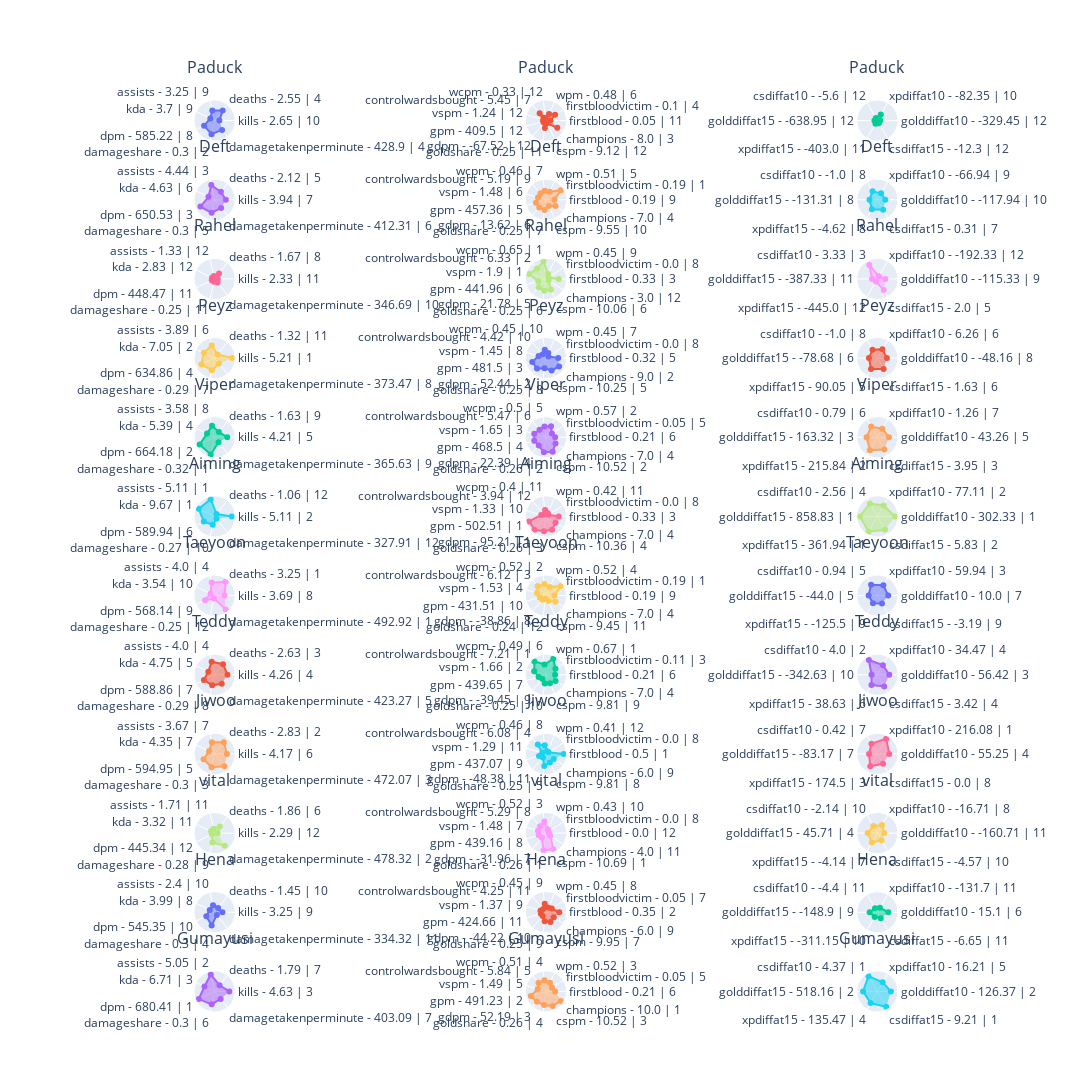

Notebook source saved alongside this figure:
### Code cell
position = positions[3]
df = players_stats.loc[players_stats.index.get_level_values(1) == position]

ROWS, COLUMNS = get_rows_columns(df, len(origin_columns))
min_value, max_value = 0, 1

fig = get_fig_subplots(df.index.get_level_values(0), ROWS, COLUMNS)
for i, player_name in enumerate(df.index.get_level_values(0)):
    for j, (key, cols) in enumerate(columns.items()):
        _df = df.loc[(player_name, position), cols]
        theta_list = get_theta_list(df, (player_name, position), origin_columns[key])

        fig.add_trace(
            go.Scatterpolar(r=_df, theta=theta_list, fill="toself", name=player_name),
            row=i + 1,
            col=j + 1,
        )

fig.update_layout(
    height=350 * ROWS, width=550 * COLUMNS, showlegend=False, title=dict(y=1)
)
fig.update_annotations(yshift=20)
fig.update_polars(
    radialaxis=dict(range=[min_value - 0.2, max_value + 0.2], visible=False)
)
fig.show()

### Figure 1 — Plotly figure (JSON) as saved in the notebook; plotly's stock layout.template omitted (floating-point values rounded to 4 significant figures)
{"data": [{"fill": "toself", "name": "Paduck", "r": [0.1246, 0.681, 0.5074, 0.1264, 0.595, 0.7476, 0.612], "subplot": "polar", "theta": ["kills - 2.65 | 10", "deaths - 2.55 | 4", "assists - 3.25 | 9", "kda - 3.7 | 9", "dpm - 585.22 | 8", "damageshare - 0.3 | 2", "damagetakenperminute - 428.9 | 4"], "type": "scatterpolar"}, {"fill": "toself", "name": "Paduck", "r": [0.1, 0.5333, 0.2976, 0, 0.461, 0, 0, 0, 0.3131, 0, 0.7143], "subplot": "polar2", "theta": ["firstblood - 0.05 | 11", "firstbloodvictim - 0.1 | 4", "wpm - 0.48 | 6", "wcpm - 0.33 | 12", "controlwardsbought - 5.45 | 7", "vspm - 1.24 | 12", "gpm - 409.5 | 12", "gdpm - -67.52 | 12", "goldshare - 0.25 | 11", "cspm - 9.12 | 12", "champions - 8.0 | 3"], "type": "scatterpolar"}, {"fill": "toself", "name": "Paduck", "r": [0, 0.2693, 0, 0, 0.05205, 0], "subplot": "polar3", "theta": ["golddiffat10 - -329.45 | 12", "xpdiffat10 - -82.35 | 10", "csdiffat10 - -5.6 | 12", "golddiffat15 - -638.95 | 12", "xpdiffat15 - -403.0 | 11", "csdiffat15 - -12.3 | 12"], "type": "scatterpolar"}, {"fill": "toself", "name": "Deft", "r": [0.5647, 0.4873, 0.8217, 0.2634, 0.8729, 0.713, 0.5115], "subplot": "polar4", "theta": ["kills - 3.94 | 7", "deaths - 2.12 | 5", "assists - 4.44 | 3", "kda - 4.63 | 6", "dpm - 650.53 | 3", "damageshare - 0.3 | 5", "damagetakenperminute - 412.31 | 6"], "type": "scatterpolar"}, {"fill": "toself", "name": "Deft", "r": [0.375, 1, 0.4052, 0.4241, 0.3806, 0.3675, 0.5145, 0.4986, 0.4996, 0.2708, 0.5714], "subplot": "polar5", "theta": ["firstblood - 0.19 | 9", "firstbloodvictim - 0.19 | 1", "wpm - 0.51 | 5", "wcpm - 0.46 | 7", "controlwardsbought - 5.19 | 9", "vspm - 1.48 | 6", "gpm - 457.36 | 5", "gdpm - 13.62 | 6", "goldshare - 0.25 | 7", "cspm - 9.55 | 10", "champions - 7.0 | 4"], "type": "scatterpolar"}, {"fill": "toself", "name": "Deft", "r": [0.3348, 0.307, 0.4615, 0.3389, 0.5457, 0.5863], "subplot": "polar6", "theta": ["golddiffat10 - -117.94 | 10", "xpdiffat10 - -66.94 | 9", "csdiffat10 - -1.0 | 8", "golddiffat15 - -131.31 | 8", "xpdiffat15 - -4.62 | 8", "csdiffat15 - 0.31 | 7"], "type": "scatterpolar"}, {"fill": "toself", "name": "Rahel", "r": [0.01628, 0.2785, 0, 0, 0.01332, 0.002228, 0.1138], "subplot": "polar7", "theta": ["kills - 2.33 | 11", "deaths - 1.67 | 8", "assists - 1.33 | 12", "kda - 2.83 | 12", "dpm - 448.47 | 11", "damageshare - 0.25 | 11", "damagetakenperminute - 346.69 | 10"], "type": "scatterpolar"}, {"fill": "toself", "name": "Rahel", "r": [0.6667, 0, 0.1587, 1.0, 0.7314, 1.0, 0.349, 0.5488, 0.6205, 0.6018, 0], "subplot": "polar8", "theta": ["firstblood - 0.33 | 3", "firstbloodvictim - 0.0 | 8", "wpm - 0.45 | 9", "wcpm - 0.65 | 1", "controlwardsbought - 6.33 | 2", "vspm - 1.9 | 1", "gpm - 441.96 | 6", "gdpm - 21.78 | 5", "goldshare - 0.25 | 6", "cspm - 10.06 | 6", "champions - 3.0 | 12"], "type": "scatterpolar"}, {"fill": "toself", "name": "Rahel", "r": [0.3389, 0, 0.8962, 0.168, 0, 0.6648], "subplot": "polar9", "theta": ["golddiffat10 - -115.33 | 9", "xpdiffat10 - -192.33 | 12", "csdiffat10 - 3.33 | 3", "golddiffat15 - -387.33 | 11", "xpdiffat15 - -445.0 | 12", "csdiffat15 - 2.0 | 5"], "type": "scatterpolar"}, {"fill": "toself", "name": "Peyz", "r": [1, 0.1186, 0.678, 0.6175, 0.8062, 0.6432, 0.2761], "subplot": "polar10", "theta": ["kills - 5.21 | 1", "deaths - 1.32 | 11", "assists - 3.89 | 6", "kda - 7.05 | 2", "dpm - 634.86 | 4", "damageshare - 0.29 | 7", "damagetakenperminute - 373.47 | 8"], "type": "scatterpolar"}, {"fill": "toself", "name": "Peyz", "r": [0.6316, 0, 0.1813, 0.3739, 0.1459, 0.3262, 0.774, 0.7372, 0.4946, 0.72, 0.8571], "subplot": "polar11", "theta": ["firstblood - 0.32 | 5", "firstbloodvictim - 0.0 | 8", "wpm - 0.45 | 7", "wcpm - 0.45 | 10", "controlwardsbought - 4.42 | 10", "vspm - 1.45 | 8", "gpm - 481.5 | 3", "gdpm - 52.44 | 2", "goldshare - 0.25 | 8", "cspm - 10.25 | 5", "champions - 9.0 | 2"], "type": "scatterpolar"}, {"fill": "toself", "name": "Peyz", "r": [0.4452, 0.4863, 0.4615, 0.3741, 0.6631, 0.6477], "subplot": "polar12", "theta": ["golddiffat10 - -48.16 | 8", "xpdiffat10 - 6.26 | 6", "csdiffat10 - -1.0 | 8", "golddiffat15 - -78.68 | 6", "xpdiffat15 - 90.05 | 5", "csdiffat15 - 1.63 | 6"], "type": "scatterpolar"}, {"fill": "toself", "name": "Viper", "r": [0.6581, 0.2625, 0.5944, 0.3742, 0.931, 1.0, 0.2286], "subplot": "polar13", "theta": ["kills - 4.21 | 5", "deaths - 1.63 | 9", "assists - 3.58 | 8", "kda - 5.39 | 4", "dpm - 664.18 | 2", "damageshare - 0.32 | 1", "damagetakenperminute - 365.63 | 9"], "type": "scatterpolar"}, {"fill": "toself", "name": "Viper", "r": [0.4211, 0.2807, 0.6246, 0.5395, 0.4682, 0.6312, 0.6343, 0.5525, 0.8293, 0.8922, 0.5714], "subplot": "polar14", "theta": ["firstblood - 0.21 | 6", "firstbloodvictim - 0.05 | 5", "wpm - 0.57 | 2", "wcpm - 0.5 | 5", "controlwardsbought - 5.47 | 6", "vspm - 1.65 | 3", "gpm - 468.5 | 4", "gdpm - 22.39 | 4", "goldshare - 0.26 | 2", "cspm - 10.52 | 2", "champions - 7.0 | 4"], "type": "scatterpolar"}, {"fill": "toself", "name": "Viper", "r": [0.5899, 0.474, 0.641, 0.5356, 0.8189, 0.7553], "subplot": "polar15", "theta": ["golddiffat10 - 43.26 | 5", "xpdiffat10 - 1.26 | 7", "csdiffat10 - 0.79 | 6", "golddiffat15 - 163.32 | 3", "xpdiffat15 - 215.84 | 2", "csdiffat15 - 3.95 | 3"], "type": "scatterpolar"}, {"fill": "toself", "name": "Aiming", "r": [0.966, 0, 1.0, 1, 0.6151, 0.3843, 0], "subplot": "polar16", "theta": ["kills - 5.11 | 2", "deaths - 1.06 | 12", "assists - 5.11 | 1", "kda - 9.67 | 1", "dpm - 589.94 | 6", "damageshare - 0.27 | 10", "damagetakenperminute - 327.91 | 12"], "type": "scatterpolar"}, {"fill": "toself", "name": "Aiming", "r": [0.6667, 0, 0.06214, 0.2336, 0, 0.1409, 1, 1, 0.8217, 0.7917, 0.5714], "subplot": "polar17", "theta": ["firstblood - 0.33 | 3", "firstbloodvictim - 0.0 | 8", "wpm - 0.42 | 11", "wcpm - 0.4 | 11", "controlwardsbought - 3.94 | 12", "vspm - 1.33 | 10", "gpm - 502.51 | 1", "gdpm - 95.21 | 1", "goldshare - 0.26 | 3", "cspm - 10.36 | 4", "champions - 7.0 | 4"], "type": "scatterpolar"}, {"fill": "toself", "name": "Aiming", "r": [1, 0.6597, 0.8181, 1, 1, 0.843], "subplot": "polar18", "theta": ["golddiffat10 - 302.33 | 1", "xpdiffat10 - 77.11 | 2", "csdiffat10 - 2.56 | 4", "golddiffat15 - 858.83 | 1", "xpdiffat15 - 361.94 | 1", "csdiffat15 - 5.83 | 2"], "type": "scatterpolar"}, {"fill": "toself", "name": "Taeyoon", "r": [0.4793, 1.0, 0.7059, 0.1032, 0.5224, 0, 1.0], "subplot": "polar19", "theta": ["kills - 3.69 | 8", "deaths - 3.25 | 1", "assists - 4.0 | 4", "kda - 3.54 | 10", "dpm - 568.14 | 9", "damageshare - 0.25 | 12", "damagetakenperminute - 492.92 | 1"], "type": "scatterpolar"}, {"fill": "toself", "name": "Taeyoon", "r": [0.375, 1, 0.4345, 0.5914, 0.6676, 0.4359, 0.2367, 0.1761, 0, 0.2077, 0.5714], "subplot": "polar20", "theta": ["firstblood - 0.19 | 9", "firstbloodvictim - 0.19 | 1", "wpm - 0.52 | 4", "wcpm - 0.52 | 2", "controlwardsbought - 6.12 | 3", "vspm - 1.53 | 4", "gpm - 431.51 | 10", "gdpm - -38.86 | 8", "goldshare - 0.24 | 12", "cspm - 9.45 | 11", "champions - 7.0 | 4"], "type": "scatterpolar"}, {"fill": "toself", "name": "Taeyoon", "r": [0.5373, 0.6177, 0.6558, 0.3972, 0.3959, 0.4236], "subplot": "polar21", "theta": ["golddiffat10 - 10.0 | 7", "xpdiffat10 - 59.94 | 3", "csdiffat10 - 0.94 | 5", "golddiffat15 - -44.0 | 5", "xpdiffat15 - -125.5 | 9", "csdiffat15 - -3.19 | 9"], "type": "scatterpolar"}, {"fill": "toself", "name": "Teddy", "r": [0.6761, 0.7182, 0.7059, 0.28, 0.6106, 0.538, 0.5779], "subplot": "polar22", "theta": ["kills - 4.26 | 4", "deaths - 2.63 | 3", "assists - 4.0 | 4", "kda - 4.75 | 5", "dpm - 588.86 | 7", "damageshare - 0.29 | 8", "damagetakenperminute - 423.27 | 5"], "type": "scatterpolar"}, {"fill": "toself", "name": "Teddy", "r": [0.4211, 0.5614, 1.0, 0.5065, 1.0, 0.6373, 0.3241, 0.1725, 0.4074, 0.4405, 0.5714], "subplot": "polar23", "theta": ["firstblood - 0.21 | 6", "firstbloodvictim - 0.11 | 3", "wpm - 0.67 | 1", "wcpm - 0.49 | 6", "controlwardsbought - 7.21 | 1", "vspm - 1.66 | 2", "gpm - 439.65 | 7", "gdpm - -39.45 | 9", "goldshare - 0.25 | 10", "cspm - 9.81 | 9", "champions - 7.0 | 4"], "type": "scatterpolar"}, {"fill": "toself", "name": "Teddy", "r": [0.6108, 0.5553, 0.963, 0.1978, 0.5993, 0.7309], "subplot": "polar24", "theta": ["golddiffat10 - 56.42 | 3", "xpdiffat10 - 34.47 | 4", "csdiffat10 - 4.0 | 2", "golddiffat15 - -342.63 | 10", "xpdiffat15 - 38.63 | 6", "csdiffat15 - 3.42 | 4"], "type": "scatterpolar"}, {"fill": "toself", "name": "Jiwoo", "r": [0.6431, 0.8101, 0.6176, 0.2222, 0.6365, 0.7285, 0.8736], "subplot": "polar25", "theta": ["kills - 4.17 | 6", "deaths - 2.83 | 2", "assists - 3.67 | 7", "kda - 4.35 | 7", "dpm - 594.95 | 5", "damageshare - 0.3 | 3", "damagetakenperminute - 472.07 | 3"], "type": "scatterpolar"}, {"fill": "toself", "name": "Jiwoo", "r": [1, 0, 0, 0.4029, 0.6549, 0.06959, 0.2964, 0.1176, 0.6296, 0.4422, 0.4286], "subplot": "polar26", "theta": ["firstblood - 0.5 | 1", "firstbloodvictim - 0.0 | 8", "wpm - 0.41 | 12", "wcpm - 0.46 | 8", "controlwardsbought - 6.08 | 4", "vspm - 1.29 | 11", "gpm - 437.07 | 9", "gdpm - -48.38 | 11", "goldshare - 0.25 | 5", "cspm - 9.81 | 8", "champions - 6.0 | 9"], "type": "scatterpolar"}, {"fill": "toself", "name": "Jiwoo", "r": [0.6089, 1, 0.6036, 0.3711, 0.7677, 0.5718], "subplot": "polar27", "theta": ["golddiffat10 - 55.25 | 4", "xpdiffat10 - 216.08 | 1", "csdiffat10 - 0.42 | 7", "golddiffat15 - -83.17 | 7", "xpdiffat15 - 174.5 | 3", "csdiffat15 - 0.0 | 8"], "type": "scatterpolar"}, {"fill": "toself", "name": "vital", "r": [0, 0.3653, 0.1008, 0.07178, 0, 0.4631, 0.9115], "subplot": "polar28", "theta": ["kills - 2.29 | 12", "deaths - 1.86 | 6", "assists - 1.71 | 11", "kda - 3.32 | 11", "dpm - 445.34 | 12", "damageshare - 0.28 | 9", "damagetakenperminute - 478.32 | 2"], "type": "scatterpolar"}, {"fill": "toself", "name": "vital", "r": [0, 0, 0.09261, 0.5911, 0.4107, 0.367, 0.3188, 0.2185, 1, 1.0, 0.1429], "subplot": "polar29", "theta": ["firstblood - 0.0 | 12", "firstbloodvictim - 0.0 | 8", "wpm - 0.43 | 10", "wcpm - 0.52 | 3", "controlwardsbought - 5.29 | 8", "vspm - 1.48 | 7", "gpm - 439.16 | 8", "gdpm - -31.96 | 7", "goldshare - 0.26 | 1", "cspm - 10.69 | 1", "champions - 4.0 | 11"], "type": "scatterpolar"}, {"fill": "toself", "name": "vital", "r": [0.2671, 0.43, 0.3468, 0.4571, 0.5463, 0.3593], "subplot": "polar30", "theta": ["golddiffat10 - -160.71 | 11", "xpdiffat10 - -16.71 | 8", "csdiffat10 - -2.14 | 10", "golddiffat15 - 45.71 | 4", "xpdiffat15 - -4.14 | 7", "csdiffat15 - -4.57 | 10"], "type": "scatterpolar"}, {"fill": "toself", "name": "Hena", "r": [0.3297, 0.1797, 0.2824, 0.1695, 0.4255, 0.7231, 0.03882], "subplot": "polar31", "theta": ["kills - 3.25 | 9", "deaths - 1.45 | 10", "assists - 2.4 | 10", "kda - 3.99 | 8", "dpm - 545.35 | 10", "damageshare - 0.3 | 4", "damagetakenperminute - 334.32 | 11"], "type": "scatterpolar"}, {"fill": "toself", "name": "Hena", "r": [0.7, 0.2667, 0.1629, 0.3893, 0.09355, 0.1928, 0.163, 0.1432, 0.417, 0.5274, 0.4286], "subplot": "polar32", "theta": ["firstblood - 0.35 | 2", "firstbloodvictim - 0.05 | 7", "wpm - 0.45 | 8", "wcpm - 0.45 | 9", "controlwardsbought - 4.25 | 11", "vspm - 1.37 | 9", "gpm - 424.66 | 11", "gdpm - -44.22 | 10", "goldshare - 0.25 | 9", "cspm - 9.95 | 7", "champions - 6.0 | 9"], "type": "scatterpolar"}, {"fill": "toself", "name": "Hena", "r": [0.5454, 0.1485, 0.1204, 0.3272, 0.1659, 0.2627], "subplot": "polar33", "theta": ["golddiffat10 - 15.1 | 6", "xpdiffat10 - -131.7 | 11", "csdiffat10 - -4.4 | 11", "golddiffat15 - -148.9 | 9", "xpdiffat15 - -311.15 | 10", "csdiffat15 - -6.65 | 11"], "type": "scatterpolar"}, {"fill": "toself", "name": "Gumayusi", "r": [0.8021, 0.3344, 0.9845, 0.5666, 1.0, 0.7023, 0.4556], "subplot": "polar34", "theta": ["kills - 4.63 | 3", "deaths - 1.79 | 7", "assists - 5.05 | 2", "kda - 6.71 | 3", "dpm - 680.41 | 1", "damageshare - 0.3 | 6", "damagetakenperminute - 403.09 | 7"], "type": "scatterpolar"}, {"fill": "toself", "name": "Gumayusi", "r": [0.4211, 0.2807, 0.4429, 0.563, 0.581, 0.387, 0.8787, 0.7356, 0.7307, 0.8896, 1.0], "subplot": "polar35", "theta": ["firstblood - 0.21 | 6", "firstbloodvictim - 0.05 | 5", "wpm - 0.52 | 3", "wcpm - 0.51 | 4", "controlwardsbought - 5.84 | 5", "vspm - 1.49 | 5", "gpm - 491.23 | 2", "gdpm - 52.19 | 3", "goldshare - 0.26 | 4", "cspm - 10.52 | 3", "champions - 10.0 | 1"], "type": "scatterpolar"}, {"fill": "toself", "name": "Gumayusi", "r": [0.7215, 0.5106, 1, 0.7725, 0.7193, 1], "subplot": "polar36", "theta": ["golddiffat10 - 126.37 | 2", "xpdiffat10 - 16.21 | 5", "csdiffat10 - 4.37 | 1", "golddiffat15 - 518.16 | 2", "xpdiffat15 - 135.47 | 4", "csdiffat15 - 9.21 | 1"], "type": "scatterpolar"}], "layout": {"annotations": [{"font": {"size": 16}, "showarrow": false, "text": "Paduck", "x": 0.1444, "xanchor": "center", "xref": "paper", "y": 1, "yanchor": "bottom", "yref": "paper", "yshift": 20}, {"font": {"size": 16}, "showarrow": false, "text": "Paduck", "x": 0.5, "xanchor": "center", "xref": "paper", "y": 1, "yanchor": "bottom", "yref": "paper", "yshift": 20}, {"font": {"size": 16}, "showarrow": false, "text": "Paduck", "x": 0.8556, "xanchor": "center", "xref": "paper", "y": 1, "yanchor": "bottom", "yref": "paper", "yshift": 20}, {"font": {"size": 16}, "showarrow": false, "text": "Deft", "x": 0.1444, "xanchor": "center", "xref": "paper", "y": 0.9132, "yanchor": "bottom", "yref": "paper", "yshift": 20}, {"font": {"size": 16}, "showarrow": false, "text": "Deft", "x": 0.5, "xanchor": "center", "xref": "paper", "y": 0.9132, "yanchor": "bottom", "yref": "paper", "yshift": 20}, {"font": {"size": 16}, "showarrow": false, "text": "Deft", "x": 0.8556, "xanchor": "center", "xref": "paper", "y": 0.9132, "yanchor": "bottom", "yref": "paper", "yshift": 20}, {"font": {"size": 16}, "showarrow": false, "text": "Rahel", "x": 0.1444, "xanchor": "center", "xref": "paper", "y": 0.8264, "yanchor": "bottom", "yref": "paper", "yshift": 20}, {"font": {"size": 16}, "showarrow": false, "text": "Rahel", "x": 0.5, "xanchor": "center", "xref": "paper", "y": 0.8264, "yanchor": "bottom", "yref": "paper", "yshift": 20}, {"font": {"size": 16}, "showarrow": false, "text": "Rahel", "x": 0.8556, "xanchor": "center", "xref": "paper", "y": 0.8264, "yanchor": "bottom", "yref": "paper", "yshift": 20}, {"font": {"size": 16}, "showarrow": false, "text": "Peyz", "x": 0.1444, "xanchor": "center", "xref": "paper", "y": 0.7396, "yanchor": "bottom", "yref": "paper", "yshift": 20}, {"font": {"size": 16}, "showarrow": false, "text": "Peyz", "x": 0.5, "xanchor": "center", "xref": "paper", "y": 0.7396, "yanchor": "bottom", "yref": "paper", "yshift": 20}, {"font": {"size": 16}, "showarrow": false, "text": "Peyz", "x": 0.8556, "xanchor": "center", "xref": "paper", "y": 0.7396, "yanchor": "bottom", "yref": "paper", "yshift": 20}, {"font": {"size": 16}, "showarrow": false, "text": "Viper", "x": 0.1444, "xanchor": "center", "xref": "paper", "y": 0.6528, "yanchor": "bottom", "yref": "paper", "yshift": 20}, {"font": {"size": 16}, "showarrow": false, "text": "Viper", "x": 0.5, "xanchor": "center", "xref": "paper", "y": 0.6528, "yanchor": "bottom", "yref": "paper", "yshift": 20}, {"font": {"size": 16}, "showarrow": false, "text": "Viper", "x": 0.8556, "xanchor": "center", "xref": "paper", "y": 0.6528, "yanchor": "bottom", "yref": "paper", "yshift": 20}, {"font": {"size": 16}, "showarrow": false, "text": "Aiming", "x": 0.1444, "xanchor": "center", "xref": "paper", "y": 0.566, "yanchor": "bottom", "yref": "paper", "yshift": 20}, {"font": {"size": 16}, "showarrow": false, "text": "Aiming", "x": 0.5, "xanchor": "center", "xref": "paper", "y": 0.566, "yanchor": "bottom", "yref": "paper", "yshift": 20}, {"font": {"size": 16}, "showarrow": false, "text": "Aiming", "x": 0.8556, "xanchor": "center", "xref": "paper", "y": 0.566, "yanchor": "bottom", "yref": "paper", "yshift": 20}, {"font": {"size": 16}, "showarrow": false, "text": "Taeyoon", "x": 0.1444, "xanchor": "center", "xref": "paper", "y": 0.4792, "yanchor": "bottom", "yref": "paper", "yshift": 20}, {"font": {"size": 16}, "showarrow": false, "text": "Taeyoon", "x": 0.5, "xanchor": "center", "xref": "paper", "y": 0.4792, "yanchor": "bottom", "yref": "paper", "yshift": 20}, {"font": {"size": 16}, "showarrow": false, "text": "Taeyoon", "x": 0.8556, "xanchor": "center", "xref": "paper", "y": 0.4792, "yanchor": "bottom", "yref": "paper", "yshift": 20}, {"font": {"size": 16}, "showarrow": false, "text": "Teddy", "x": 0.1444, "xanchor": "center", "xref": "paper", "y": 0.3924, "yanchor": "bottom", "yref": "paper", "yshift": 20}, {"font": {"size": 16}, "showarrow": false, "text": "Teddy", "x": 0.5, "xanchor": "center", "xref": "paper", "y": 0.3924, "yanchor": "bottom", "yref": "paper", "yshift": 20}, {"font": {"size": 16}, "showarrow": false, "text": "Teddy", "x": 0.8556, "xanchor": "center", "xref": "paper", "y": 0.3924, "yanchor": "bottom", "yref": "paper", "yshift": 20}, {"font": {"size": 16}, "showarrow": false, "text": "Jiwoo", "x": 0.1444, "xanchor": "center", "xref": "paper", "y": 0.3056, "yanchor": "bottom", "yref": "paper", "yshift": 20}, {"font": {"size": 16}, "showarrow": false, "text": "Jiwoo", "x": 0.5, "xanchor": "center", "xref": "paper", "y": 0.3056, "yanchor": "bottom", "yref": "paper", "yshift": 20}, {"font": {"size": 16}, "showarrow": false, "text": "Jiwoo", "x": 0.8556, "xanchor": "center", "xref": "paper", "y": 0.3056, "yanchor": "bottom", "yref": "paper", "yshift": 20}, {"font": {"size": 16}, "showarrow": false, "text": "vital", "x": 0.1444, "xanchor": "center", "xref": "paper", "y": 0.2188, "yanchor": "bottom", "yref": "paper", "yshift": 20}, {"font": {"size": 16}, "showarrow": false, "text": "vital", "x": 0.5, "xanchor": "center", "xref": "paper", "y": 0.2188, "yanchor": "bottom", "yref": "paper", "yshift": 20}, {"font": {"size": 16}, "showarrow": false, "text": "vital", "x": 0.8556, "xanchor": "center", "xref": "paper", "y": 0.2188, "yanchor": "bottom", "yref": "paper", "yshift": 20}, {"font": {"size": 16}, "showarrow": false, "text": "Hena", "x": 0.1444, "xanchor": "center", "xref": "paper", "y": 0.1319, "yanchor": "bottom", "yref": "paper", "yshift": 20}, {"font": {"size": 16}, "showarrow": false, "text": "Hena", "x": 0.5, "xanchor": "center", "xref": "paper", "y": 0.1319, "yanchor": "bottom", "yref": "paper", "yshift": 20}, {"font": {"size": 16}, "showarrow": false, "text": "Hena", "x": 0.8556, "xanchor": "center", "xref": "paper", "y": 0.1319, "yanchor": "bottom", "yref": "paper", "yshift": 20}, {"font": {"size": 16}, "showarrow": false, "text": "Gumayusi", "x": 0.1444, "xanchor": "center", "xref": "paper", "y": 0.04514, "yanchor": "bottom", "yref": "paper", "yshift": 20}, {"font": {"size": 16}, "showarrow": false, "text": "Gumayusi", "x": 0.5, "xanchor": "center", "xref": "paper", "y": 0.04514, "yanchor": "bottom", "yref": "paper", "yshift": 20}, {"font": {"size": 16}, "showarrow": false, "text": "Gumayusi", "x": 0.8556, "xanchor": "center", "xref": "paper", "y": 0.04514, "yanchor": "bottom", "yref": "paper", "yshift": 20}], "height": 4200, "polar": {"domain": {"x": [0, 0.2889], "y": [0.9549, 1]}, "radialaxis": {"range": [-0.2, 1.2], "visible": false}}, "polar10": {"domain": {"x": [0, 0.2889], "y": [0.6944, 0.7396]}, "radialaxis": {"range": [-0.2, 1.2], "visible": false}}, "polar11": {"domain": {"x": [0.3556, 0.6444], "y": [0.6944, 0.7396]}, "radialaxis": {"range": [-0.2, 1.2], "visible": false}}, "polar12": {"domain": {"x": [0.7111, 1], "y": [0.6944, 0.7396]}, "radialaxis": {"range": [-0.2, 1.2], "visible": false}}, "polar13": {"domain": {"x": [0, 0.2889], "y": [0.6076, 0.6528]}, "radialaxis": {"range": [-0.2, 1.2], "visible": false}}, "polar14": {"domain": {"x": [0.3556, 0.6444], "y": [0.6076, 0.6528]}, "radialaxis": {"range": [-0.2, 1.2], "visible": false}}, "polar15": {"domain": {"x": [0.7111, 1], "y": [0.6076, 0.6528]}, "radialaxis": {"range": [-0.2, 1.2], "visible": false}}, "polar16": {"domain": {"x": [0, 0.2889], "y": [0.5208, 0.566]}, "radialaxis": {"range": [-0.2, 1.2], "visible": false}}, "polar17": {"domain": {"x": [0.3556, 0.6444], "y": [0.5208, 0.566]}, "radialaxis": {"range": [-0.2, 1.2], "visible": false}}, "polar18": {"domain": {"x": [0.7111, 1], "y": [0.5208, 0.566]}, "radialaxis": {"range": [-0.2, 1.2], "visible": false}}, "polar19": {"domain": {"x": [0, 0.2889], "y": [0.434, 0.4792]}, "radialaxis": {"range": [-0.2, 1.2], "visible": false}}, "polar2": {"domain": {"x": [0.3556, 0.6444], "y": [0.9549, 1]}, "radialaxis": {"range": [-0.2, 1.2], "visible": false}}, "polar20": {"domain": {"x": [0.3556, 0.6444], "y": [0.434, 0.4792]}, "radialaxis": {"range": [-0.2, 1.2], "visible": false}}, "polar21": {"domain": {"x": [0.7111, 1], "y": [0.434, 0.4792]}, "radialaxis": {"range": [-0.2, 1.2], "visible": false}}, "polar22": {"domain": {"x": [0, 0.2889], "y": [0.3472, 0.3924]}, "radialaxis": {"range": [-0.2, 1.2], "visible": false}}, "polar23": {"domain": {"x": [0.3556, 0.6444], "y": [0.3472, 0.3924]}, "radialaxis": {"range": [-0.2, 1.2], "visible": false}}, "polar24": {"domain": {"x": [0.7111, 1], "y": [0.3472, 0.3924]}, "radialaxis": {"range": [-0.2, 1.2], "visible": false}}, "polar25": {"domain": {"x": [0, 0.2889], "y": [0.2604, 0.3056]}, "radialaxis": {"range": [-0.2, 1.2], "visible": false}}, "polar26": {"domain": {"x": [0.3556, 0.6444], "y": [0.2604, 0.3056]}, "radialaxis": {"range": [-0.2, 1.2], "visible": false}}, "polar27": {"domain": {"x": [0.7111, 1], "y": [0.2604, 0.3056]}, "radialaxis": {"range": [-0.2, 1.2], "visible": false}}, "polar28": {"domain": {"x": [0, 0.2889], "y": [0.1736, 0.2188]}, "radialaxis": {"range": [-0.2, 1.2], "visible": false}}, "polar29": {"domain": {"x": [0.3556, 0.6444], "y": [0.1736, 0.2188]}, "radialaxis": {"range": [-0.2, 1.2], "visible": false}}, "polar3": {"domain": {"x": [0.7111, 1], "y": [0.9549, 1]}, "radialaxis": {"range": [-0.2, 1.2], "visible": false}}, "polar30": {"domain": {"x": [0.7111, 1], "y": [0.1736, 0.2188]}, "radialaxis": {"range": [-0.2, 1.2], "visible": false}}, "polar31": {"domain": {"x": [0, 0.2889], "y": [0.08681, 0.1319]}, "radialaxis": {"range": [-0.2, 1.2], "visible": false}}, "polar32": {"domain": {"x": [0.3556, 0.6444], "y": [0.08681, 0.1319]}, "radialaxis": {"range": [-0.2, 1.2], "visible": false}}, "polar33": {"domain": {"x": [0.7111, 1], "y": [0.08681, 0.1319]}, "radialaxis": {"range": [-0.2, 1.2], "visible": false}}, "polar34": {"domain": {"x": [0, 0.2889], "y": [0, 0.04514]}, "radialaxis": {"range": [-0.2, 1.2], "visible": false}}, "polar35": {"domain": {"x": [0.3556, 0.6444], "y": [0, 0.04514]}, "radialaxis": {"range": [-0.2, 1.2], "visible": false}}, "polar36": {"domain": {"x": [0.7111, 1], "y": [0, 0.04514]}, "radialaxis": {"range": [-0.2, 1.2], "visible": false}}, "polar4": {"domain": {"x": [0, 0.2889], "y": [0.8681, 0.9132]}, "radialaxis": {"range": [-0.2, 1.2], "visible": false}}, "polar5": {"domain": {"x": [0.3556, 0.6444], "y": [0.8681, 0.9132]}, "radialaxis": {"range": [-0.2, 1.2], "visible": false}}, "polar6": {"domain": {"x": [0.7111, 1], "y": [0.8681, 0.9132]}, "radialaxis": {"range": [-0.2, 1.2], "visible": false}}, "polar7": {"domain": {"x": [0, 0.2889], "y": [0.7812, 0.8264]}, "radialaxis": {"range": [-0.2, 1.2], "visible": false}}, "polar8": {"domain": {"x": [0.3556, 0.6444], "y": [0.7812, 0.8264]}, "radialaxis": {"range": [-0.2, 1.2], "visible": false}}, "polar9": {"domain": {"x": [0.7111, 1], "y": [0.7812, 0.8264]}, "radialaxis": {"range": [-0.2, 1.2], "visible": false}}, "showlegend": false, "title": {"y": 1}, "width": 1650}}
